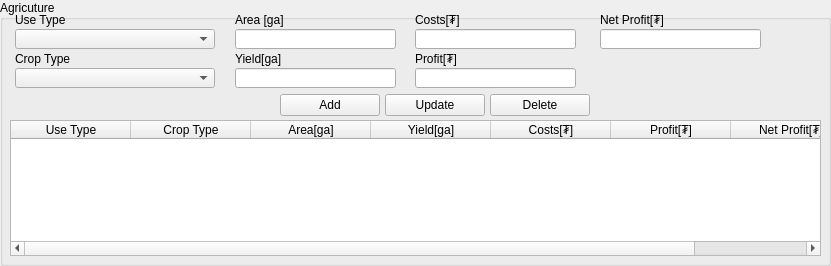
    <widget class="QGroupBox" name="groupBox_50">
     <property name="geometry">
      <rect>
       <x>0</x>
       <y>360</y>
       <width>831</width>
       <height>266</height>
      </rect>
     </property>
     <property name="font">
      <font>
       <weight>50</weight>
       <bold>false</bold>
      </font>
     </property>
     <property name="title">
      <string>Agricuture</string>
     </property>
     <widget class="QLabel" name="useTypeLabel_7">
      <property name="geometry">
       <rect>
        <x>15</x>
        <y>10</y>
        <width>71</width>
        <height>20</height>
       </rect>
      </property>
      <property name="minimumSize">
       <size>
        <width>0</width>
        <height>20</height>
       </size>
      </property>
      <property name="maximumSize">
       <size>
        <width>16777215</width>
        <height>20</height>
       </size>
      </property>
      <property name="text">
       <string>Use Type</string>
      </property>
     </widget>
     <widget class="QComboBox" name="a_use_type_cbox">
      <property name="geometry">
       <rect>
        <x>15</x>
        <y>29</y>
        <width>200</width>
        <height>20</height>
       </rect>
      </property>
      <property name="minimumSize">
       <size>
        <width>0</width>
        <height>20</height>
       </size>
      </property>
      <property name="maximumSize">
       <size>
        <width>16777215</width>
        <height>20</height>
       </size>
      </property>
     </widget>
     <widget class="QComboBox" name="a_crop_type_cbox">
      <property name="geometry">
       <rect>
        <x>15</x>
        <y>68</y>
        <width>200</width>
        <height>20</height>
       </rect>
      </property>
      <property name="minimumSize">
       <size>
        <width>0</width>
        <height>20</height>
       </size>
      </property>
      <property name="maximumSize">
       <size>
        <width>16777215</width>
        <height>20</height>
       </size>
      </property>
     </widget>
     <widget class="QLabel" name="BuildingInfoMaterialLabel_8">
      <property name="geometry">
       <rect>
        <x>15</x>
        <y>49</y>
        <width>91</width>
        <height>20</height>
       </rect>
      </property>
      <property name="minimumSize">
       <size>
        <width>0</width>
        <height>20</height>
       </size>
      </property>
      <property name="maximumSize">
       <size>
        <width>16777215</width>
        <height>20</height>
       </size>
      </property>
      <property name="text">
       <string>Crop Type</string>
      </property>
     </widget>
     <widget class="QLineEdit" name="a_costs_edit">
      <property name="geometry">
       <rect>
        <x>415</x>
        <y>29</y>
        <width>161</width>
        <height>20</height>
       </rect>
      </property>
     </widget>
     <widget class="QLabel" name="totalareaLabel_10">
      <property name="geometry">
       <rect>
        <x>415</x>
        <y>10</y>
        <width>101</width>
        <height>20</height>
       </rect>
      </property>
      <property name="minimumSize">
       <size>
        <width>0</width>
        <height>20</height>
       </size>
      </property>
      <property name="maximumSize">
       <size>
        <width>16777215</width>
        <height>20</height>
       </size>
      </property>
      <property name="text">
       <string>Costs[₮]</string>
      </property>
     </widget>
     <widget class="QTableWidget" name="a_twidget">
      <property name="geometry">
       <rect>
        <x>10</x>
        <y>120</y>
        <width>811</width>
        <height>136</height>
       </rect>
      </property>
      <attribute name="horizontalHeaderDefaultSectionSize">
       <number>120</number>
      </attribute>
      <column>
       <property name="text">
        <string>Use Type</string>
       </property>
      </column>
      <column>
       <property name="text">
        <string>Crop Type</string>
       </property>
      </column>
      <column>
       <property name="text">
        <string>Area[ga]</string>
       </property>
      </column>
      <column>
       <property name="text">
        <string>Yield[ga]</string>
       </property>
      </column>
      <column>
       <property name="text">
        <string>Costs[₮]</string>
       </property>
      </column>
      <column>
       <property name="text">
        <string>Profit[₮]</string>
       </property>
      </column>
      <column>
       <property name="text">
        <string>Net Profit[₮]</string>
       </property>
      </column>
     </widget>
     <widget class="QPushButton" name="a_add_button">
      <property name="geometry">
       <rect>
        <x>280</x>
        <y>94</y>
        <width>100</width>
        <height>22</height>
       </rect>
      </property>
      <property name="sizePolicy">
       <sizepolicy hsizetype="Fixed" vsizetype="Fixed">
        <horstretch>0</horstretch>
        <verstretch>0</verstretch>
       </sizepolicy>
      </property>
      <property name="minimumSize">
       <size>
        <width>0</width>
        <height>22</height>
       </size>
      </property>
      <property name="maximumSize">
       <size>
        <width>100</width>
        <height>22</height>
       </size>
      </property>
      <property name="text">
       <string>Add</string>
      </property>
     </widget>
     <widget class="QPushButton" name="a_delete_button">
      <property name="geometry">
       <rect>
        <x>490</x>
        <y>94</y>
        <width>100</width>
        <height>22</height>
       </rect>
      </property>
      <property name="minimumSize">
       <size>
        <width>0</width>
        <height>22</height>
       </size>
      </property>
      <property name="maximumSize">
       <size>
        <width>100</width>
        <height>22</height>
       </size>
      </property>
      <property name="text">
       <string>Delete</string>
      </property>
     </widget>
     <widget class="QPushButton" name="a_update_button">
      <property name="geometry">
       <rect>
        <x>385</x>
        <y>94</y>
        <width>100</width>
        <height>22</height>
       </rect>
      </property>
      <property name="sizePolicy">
       <sizepolicy hsizetype="Fixed" vsizetype="Fixed">
        <horstretch>0</horstretch>
        <verstretch>0</verstretch>
       </sizepolicy>
      </property>
      <property name="minimumSize">
       <size>
        <width>0</width>
        <height>22</height>
       </size>
      </property>
      <property name="maximumSize">
       <size>
        <width>100</width>
        <height>22</height>
       </size>
      </property>
      <property name="text">
       <string>Update</string>
      </property>
     </widget>
     <widget class="QLabel" name="totalareaLabel_11">
      <property name="geometry">
       <rect>
        <x>235</x>
        <y>10</y>
        <width>101</width>
        <height>20</height>
       </rect>
      </property>
      <property name="minimumSize">
       <size>
        <width>0</width>
        <height>20</height>
       </size>
      </property>
      <property name="maximumSize">
       <size>
        <width>16777215</width>
        <height>20</height>
       </size>
      </property>
      <property name="text">
       <string>Area [ga]</string>
      </property>
     </widget>
     <widget class="QLineEdit" name="a_area_edit">
      <property name="geometry">
       <rect>
        <x>235</x>
        <y>29</y>
        <width>161</width>
        <height>20</height>
       </rect>
      </property>
     </widget>
     <widget class="QLabel" name="totalareaLabel_12">
      <property name="geometry">
       <rect>
        <x>235</x>
        <y>49</y>
        <width>101</width>
        <height>20</height>
       </rect>
      </property>
      <property name="minimumSize">
       <size>
        <width>0</width>
        <height>20</height>
       </size>
      </property>
      <property name="maximumSize">
       <size>
        <width>16777215</width>
        <height>20</height>
       </size>
      </property>
      <property name="text">
       <string>Yield[ga]</string>
      </property>
     </widget>
     <widget class="QLineEdit" name="a_yield_edit">
      <property name="geometry">
       <rect>
        <x>235</x>
        <y>68</y>
        <width>161</width>
        <height>20</height>
       </rect>
      </property>
     </widget>
     <widget class="QLabel" name="totalareaLabel_13">
      <property name="geometry">
       <rect>
        <x>415</x>
        <y>49</y>
        <width>101</width>
        <height>20</height>
       </rect>
      </property>
      <property name="minimumSize">
       <size>
        <width>0</width>
        <height>20</height>
       </size>
      </property>
      <property name="maximumSize">
       <size>
        <width>16777215</width>
        <height>20</height>
       </size>
      </property>
      <property name="text">
       <string>Profit[₮]</string>
      </property>
     </widget>
     <widget class="QLineEdit" name="a_profit_edit">
      <property name="geometry">
       <rect>
        <x>415</x>
        <y>68</y>
        <width>161</width>
        <height>20</height>
       </rect>
      </property>
     </widget>
     <widget class="QLabel" name="totalareaLabel_14">
      <property name="geometry">
       <rect>
        <x>600</x>
        <y>10</y>
        <width>101</width>
        <height>20</height>
       </rect>
      </property>
      <property name="minimumSize">
       <size>
        <width>0</width>
        <height>20</height>
       </size>
      </property>
      <property name="maximumSize">
       <size>
        <width>16777215</width>
        <height>20</height>
       </size>
      </property>
      <property name="text">
       <string>Net Profit[₮]</string>
      </property>
     </widget>
     <widget class="QLineEdit" name="a_net_profit_edit">
      <property name="geometry">
       <rect>
        <x>600</x>
        <y>29</y>
        <width>161</width>
        <height>20</height>
       </rect>
      </property>
     </widget>
    </widget>
